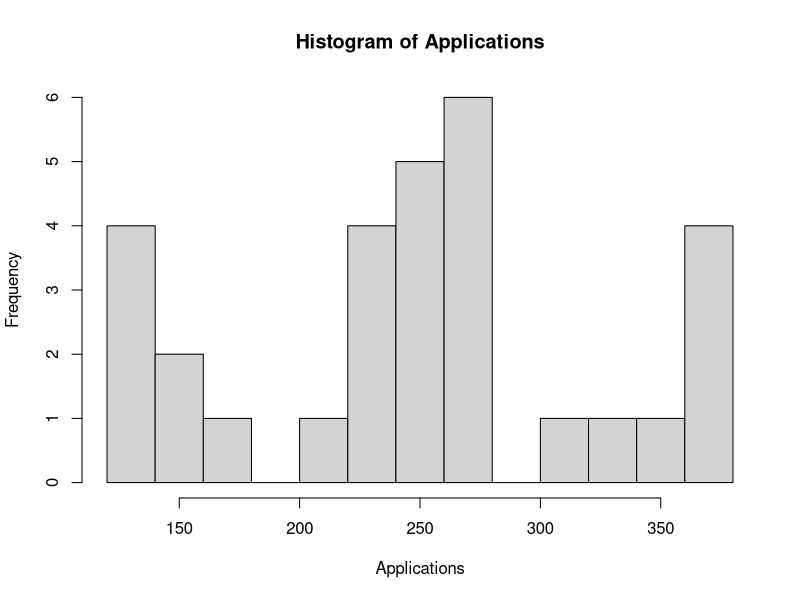
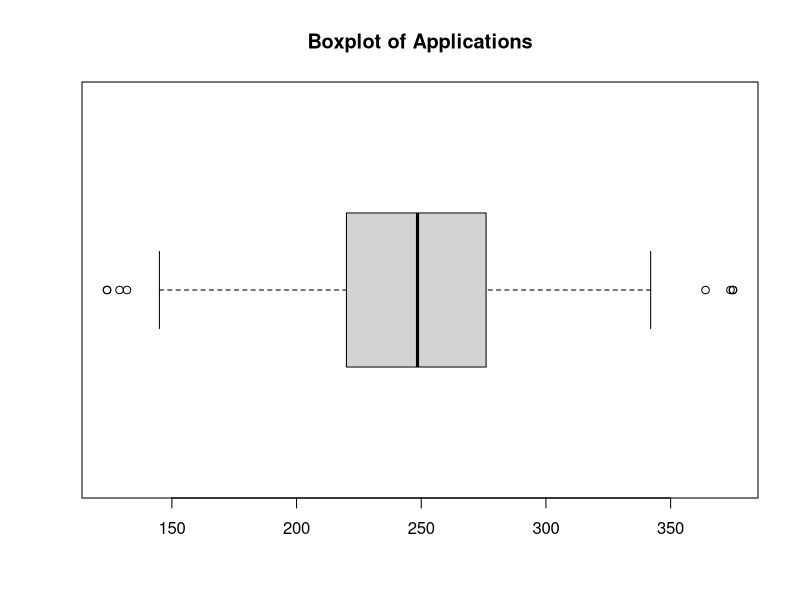
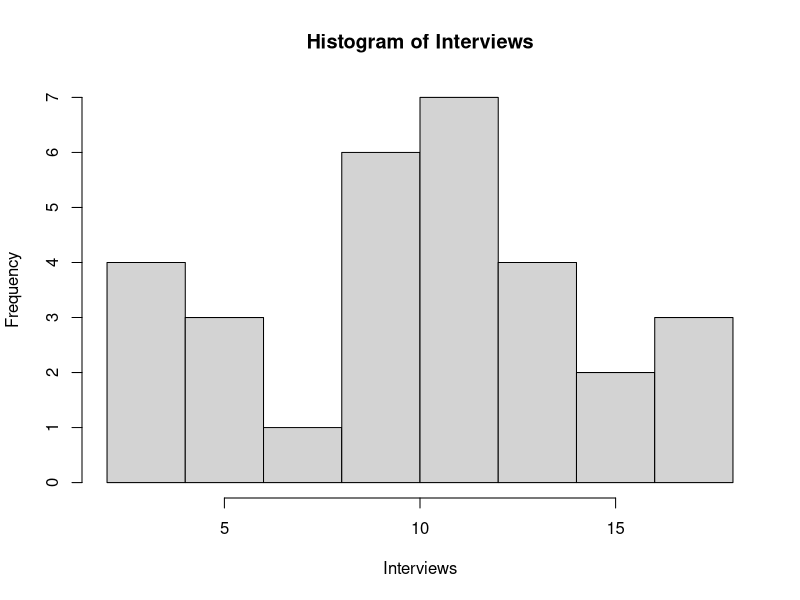
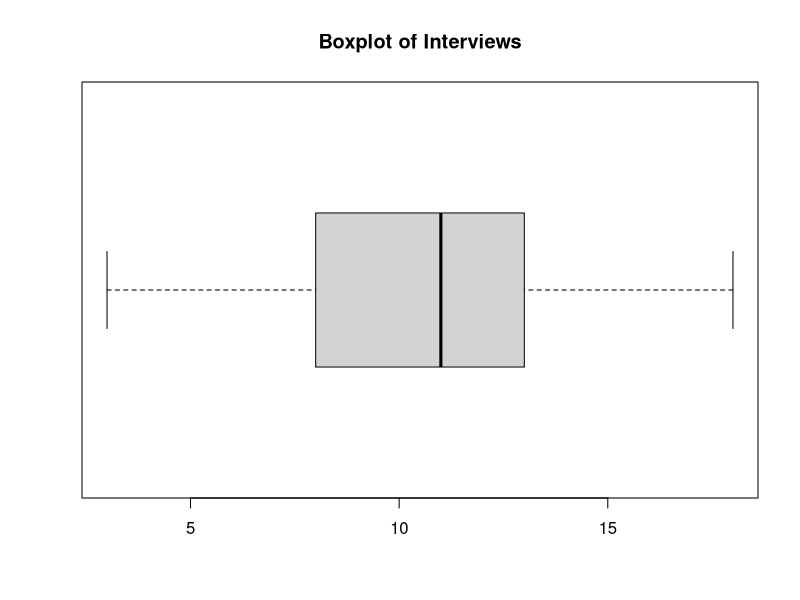
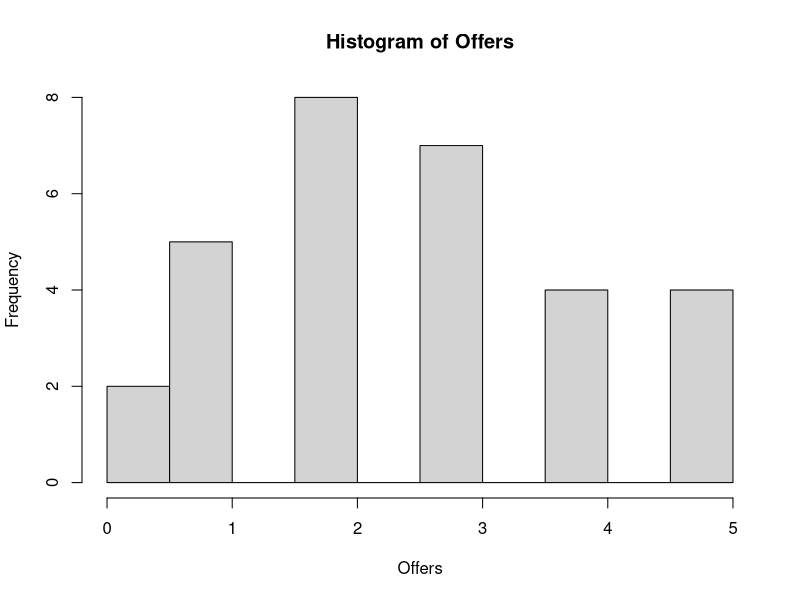
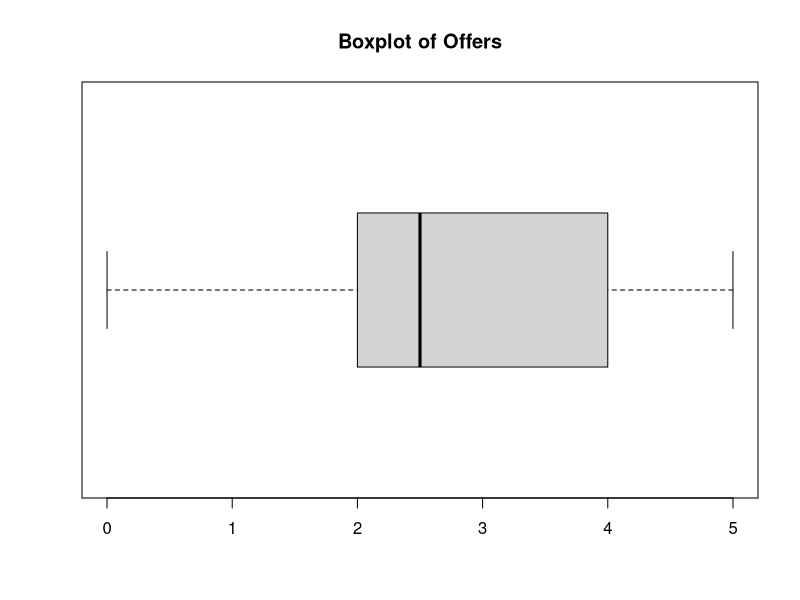
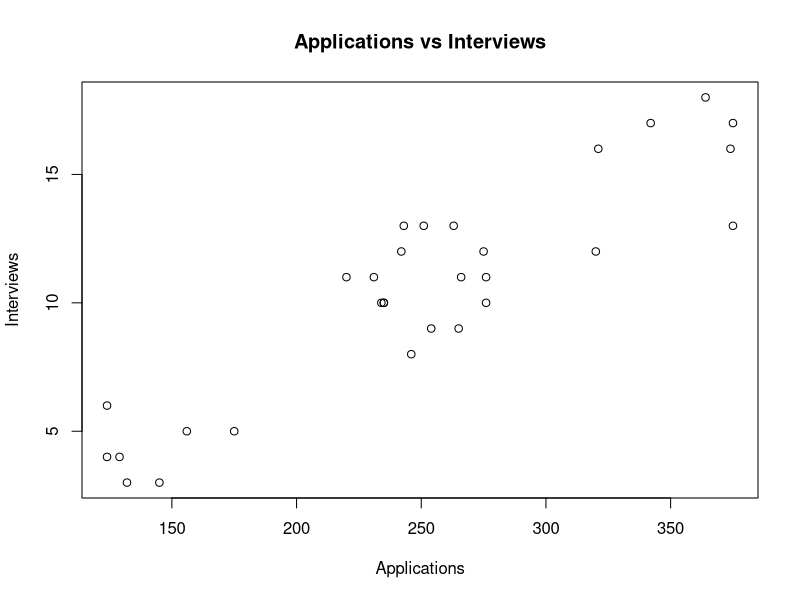
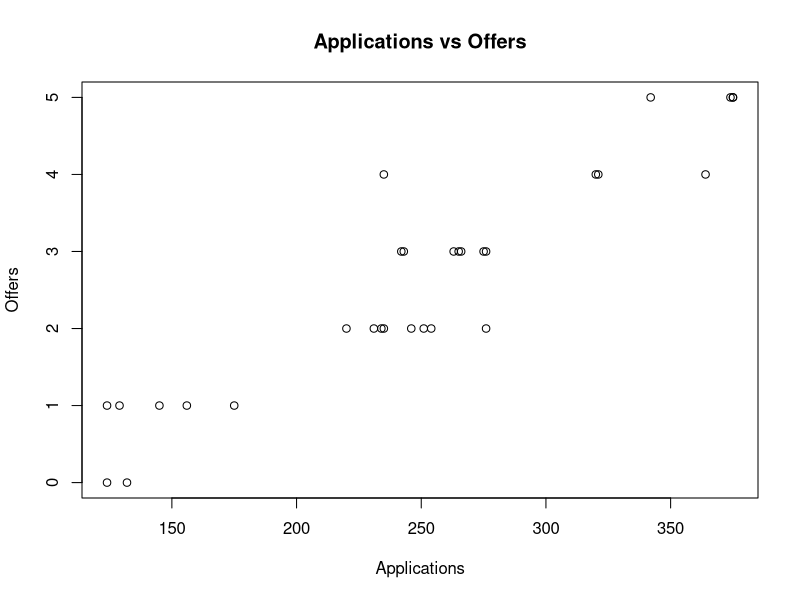

Write R code to recreate these figures, in order.
library(ggpubr)
library(cowplot)

data <- read.csv("./data.csv")

print("Applications:")
mean(data$applications)
median(data$applications)
sd(data$applications)
shapiro.test(data$applications)
t.test(data$applications)$conf.int
hist(data$applications, 
     breaks=10,
     main="Histogram of Applications",
     xlab="Applications")
boxplot(data$applications,
        main="Boxplot of Applications",
        horizontal=TRUE)


print("Interviews:")
mean(data$interviews)
median(data$interviews)
sd(data$interviews)
shapiro.test(data$interviews)
t.test(data$interviews)$conf.int
hist(data$interviews,
     breaks=10,
     main="Histogram of Interviews",
     xlab="Interviews")
boxplot(data$interviews,
        main="Boxplot of Interviews",
        horizontal=TRUE)


print("Offers:")
mean(data$offers)
median(data$offers)
sd(data$offers)
shapiro.test(data$offers)
t.test(data$offers)$conf.int
hist(data$offers,
     breaks=10,
     main="Histogram of Offers",
     xlab="Offers")
boxplot(data$offers,
        main="Boxplot of Offers",
        horizontal=TRUE)


plot(data$applications,
     data$interviews,
     main="Applications vs Interviews",
     xlab="Applications",
     ylab="Interviews")
plot(data$applications,
     data$offers,
     main="Applications vs Offers",
     xlab="Applications",
     ylab="Offers")

cor(data[, c("applications", "interviews", "offers")])

data$application_range <- cut(data$applications,
                              breaks = c(0, 199, 299, 400),
                              labels = c("0-199", "200-299", "300-400"),
                              right = TRUE)

boxplot(interviews ~ application_range, data = data,
        main = "Boxplot of Interviews by Application Range",
        xlab = "Number of Applications", ylab = "Number of Interviews",
        col = c("lightblue", "lightgreen", "lightcoral"))

boxplot(offers ~ application_range, data = data,
        main = "Boxplot of Offers by Application Range",
        xlab = "Number of Applications", ylab = "Number of Offers",
        col = c("lightblue", "lightgreen", "lightcoral"))
